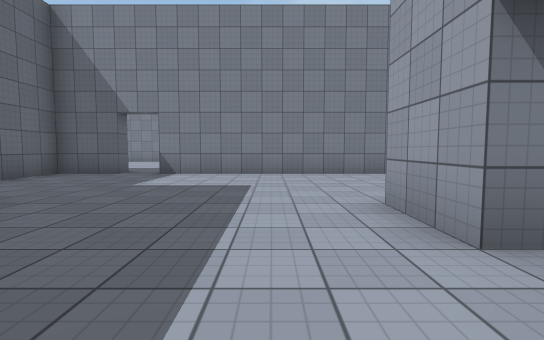
[1] (above)

17 first-person views from a walk through a 3-D level made in the Unity game engine. The camera is 1.2 m above the floor, tilts 4° down and sees 85° across. The floor is counted in squares, 2 m on a side. Each view is taken from the middle of a square. On the plan, view 1 faces up. The plan holds only what a view shows up to about 9 squares ahead; the rest is blank. The place goes on beyond the plan. The player character is not drawn. Door leaves are left out, so doorways stand open. Surface patterns are stand-ins for the level's own textures.

[2]
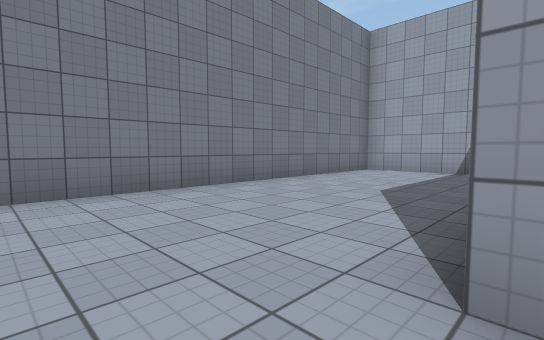

[3]
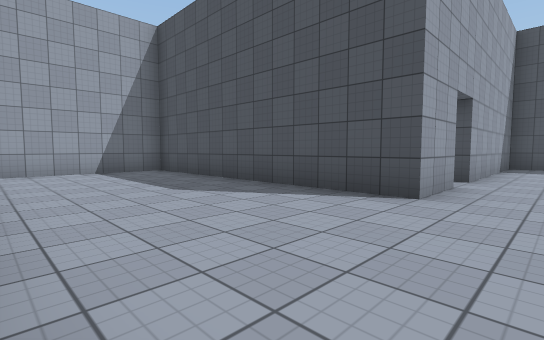

[4]
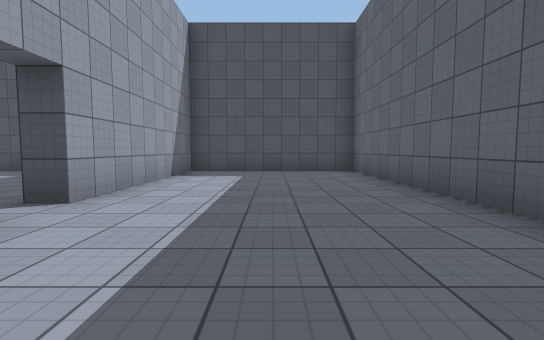

[5]
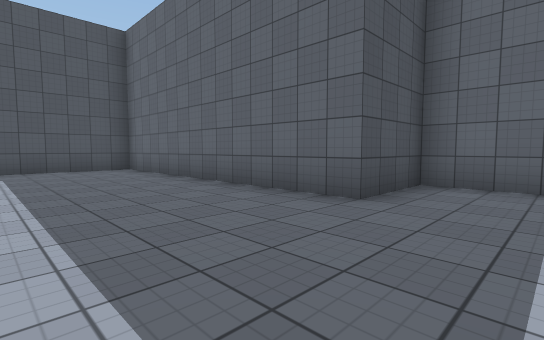

[6]
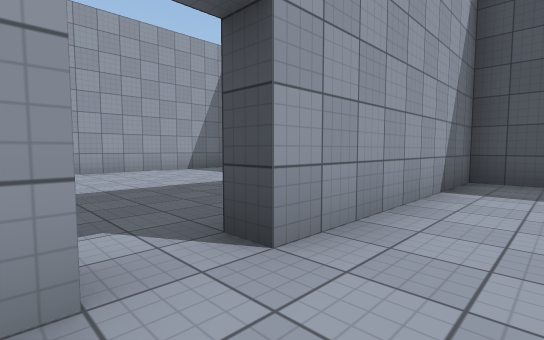

[7]
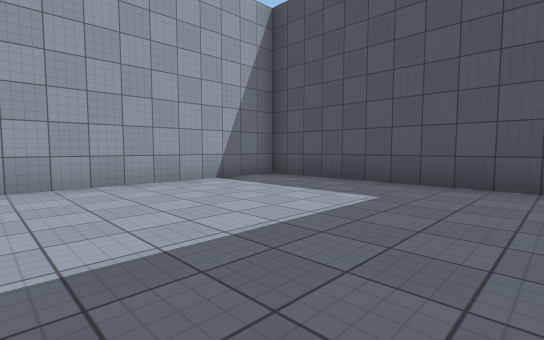

[8]
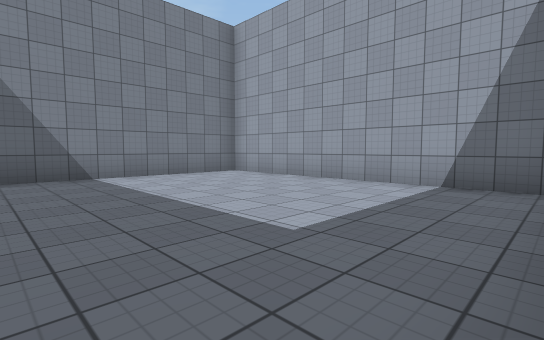

[9]
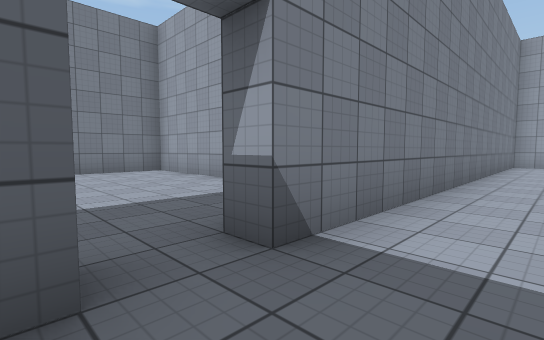

[10]
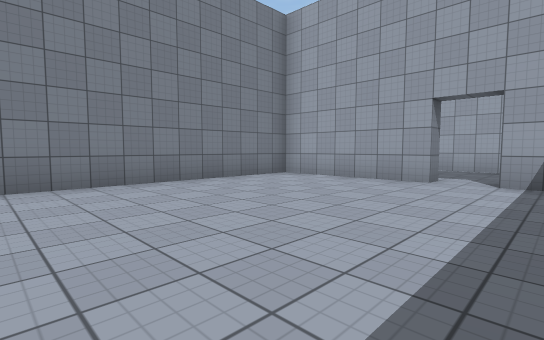

[11]
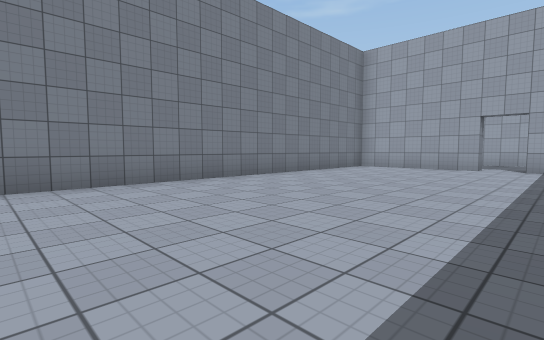

[12]
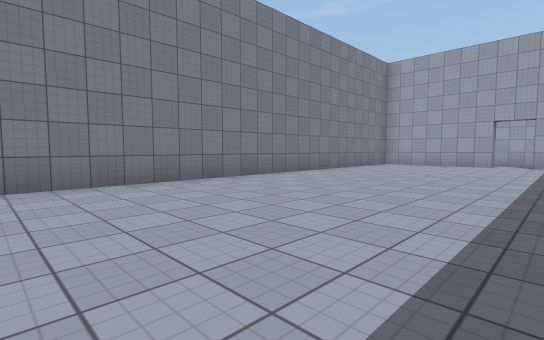

[13]
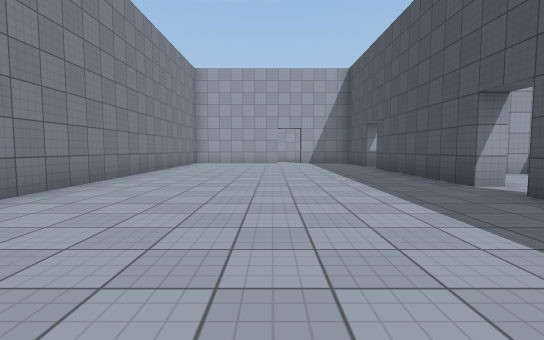

[14]
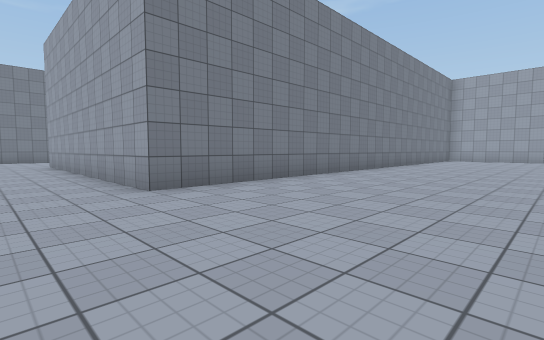

[15]
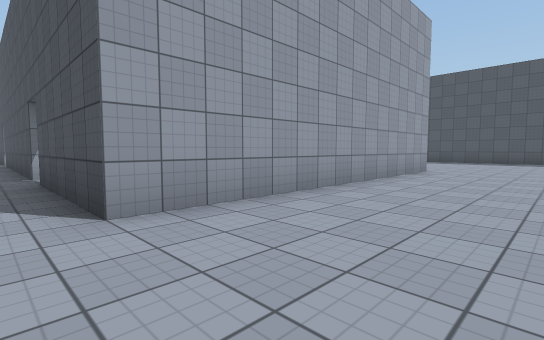

[16]
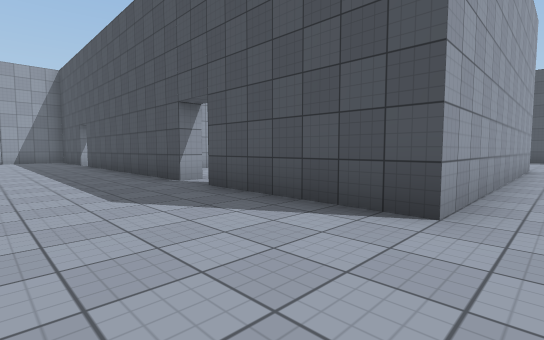

[17]
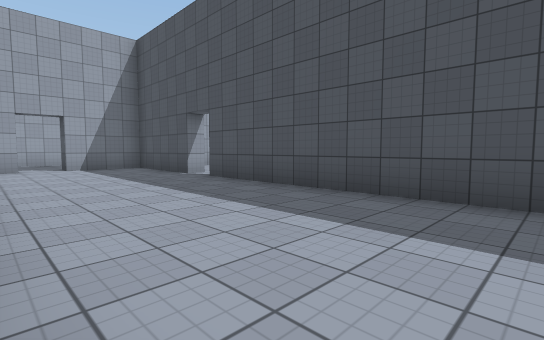

### Floor plan
Points are (right, up) in squares from view 1. A wall is a line through its corners. A room is listed if a view was taken in it or the views show most of it. See-through windows are left out.
Room 1 (views 1, 2, 3, 4, 5, 6, 9)
walls: (1.8, 1.7) (1.2, 1.7) (1.2, 3.2) (8.2, 3.2) (8.2, 7.2) (-2.7, 7.2) (-2.7, 7.8); (-3.7, 7.8) (-3.7, 7.2) (-5.3, 7.2) (-5.3, 3.2) (-3.3, 3.2) (-3.3, -4.3) (1.2, -4.3) (1.2, 0.7) (1.8, 0.7)
ways out: opening at (2, 1) to room 2; opening at (-3, 8) to room 3
Room 2 (views 7, 8)
walls: (3.1, -4.3) (8.2, -4.3) (8.2, 2.7) (3.2, 2.7)
ways out: opening at (2, 1) to room 1
Room 3 (views 10, 11, 12, 13, 14, 15, 16, 17)
walls: (-8.3, 7.7) (-4, 7.7); (-10.8, 22.2) (-4.2, 22.2); (-3.3, 22.2) (-0.9, 22.2); (-0.2, 10.7) (-0.2, 14.2) (-15.3, 14.2) (-15.3, 22.2) (-11.8, 22.2); (-0.2, 9.1) (-0.2, 9.8); (-0.2, 22.9) (-0.2, 24.2); (-0.2, 25.1) (-0.2, 25.6)
ways out: opening at (-3, 8) to room 1; opening at (-11, 22); opening at (-9, 8); opening at (-4, 22); opening at (0, 10); opening at (0, 25)

Positions as (right, up) in squares from view 1, and headings:
1: (0, 0), facing up
2: (0, 3), facing up-right
3: (0, 7), facing down-right
4: (-1, 4), facing down
5: (0, 5), facing down-left
6: (0, 2), facing down-right
7: (3, 1), facing down-right
8: (3, -4), facing up-right
9: (-4, 6), facing up-right
10: (-6, 9), facing up-right
11: (-10, 9), facing up-right
12: (-12, 9), facing up-right
13: (-13, 11), facing right
14: (-17, 10), facing up-right
15: (-18, 23), facing down-right
16: (-16, 25), facing down-right
17: (-10, 26), facing down-right
